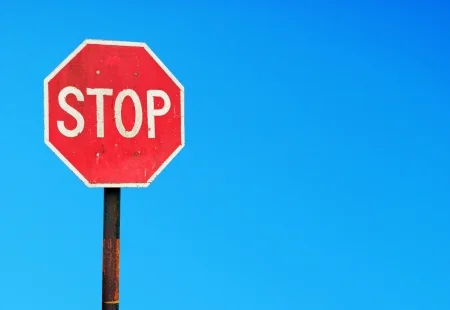
//> input picture ImageProcessing/VisionApp/KCCImageNet/stop_img.png, 450 x 310 px
$ ./17.ISP_Contours   (built with g++ and OpenCV 4)
//> lines starting //> are read from the running program, lines starting //| are printed output that depends on the picture; after the words box and inside, x2 and y2 are one past the last pixel; in counts of white or black regions, pixels touching at a corner belong together
#pragma once

#include "ISP.h"

int main()
{
	std::string fileName = "../KCCImageNet/stop_img.png";
	cv::Mat src_color = cv::imread(fileName, cv::ImreadModes::IMREAD_ANYCOLOR);
//> src_color is the input picture: 310 rows x 450 cols, CV_8UC3; mean B, G, R 224.5, 156.7, 48.3

	cv::Mat src_hsv;
	cvtColor(src_color, src_hsv, COLOR_BGR2HSV);
//> src_hsv: 310 rows x 450 cols, CV_8UC3; mean H, S, V 103.2, 221.4, 241.4

	cv::Mat src_hsv_bin, src_hsv_bin_Red_1, src_hsv_bin_Red_2;
	// Detect the object based on HSV Range Values
	inRange(src_hsv, Scalar(160, 180, 0), Scalar(180, 255, 255), src_hsv_bin_Red_1);
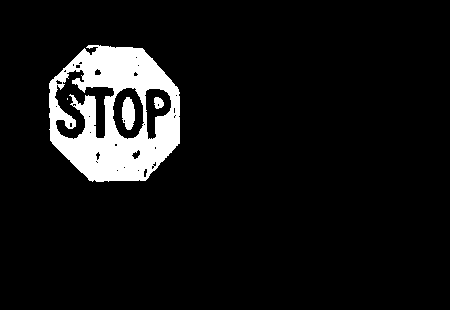
//> src_hsv_bin_Red_1: 310 rows x 450 cols, CV_8UC1; 7.9% white; 4 white regions (1 under 20 px), largest, box (x1, y1, x2, y2) and area: (49, 45, 180, 182) 10551, (122, 97, 135, 130) 331, (154, 97, 164, 109) 91
	inRange(src_hsv, Scalar(0, 180, 0), Scalar(10, 255, 255), src_hsv_bin_Red_2);
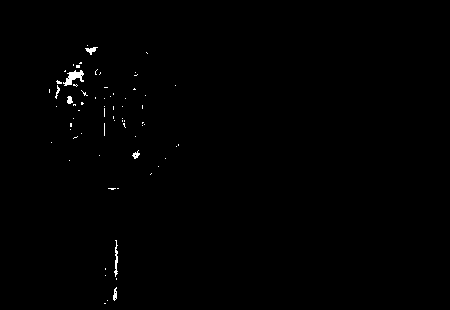
//> src_hsv_bin_Red_2: 310 rows x 450 cols, CV_8UC1; 0.45% white; 70 white regions (63 under 20 px), largest, box (x1, y1, x2, y2) and area: (63, 70, 84, 86) 163, (114, 240, 118, 277) 74, (85, 47, 98, 55) 50
	src_hsv_bin = src_hsv_bin_Red_1 + src_hsv_bin_Red_2;
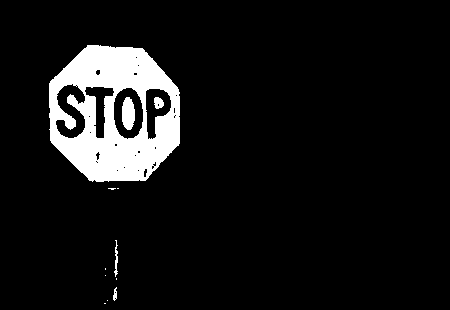
//> src_hsv_bin: 310 rows x 450 cols, CV_8UC1; 8.3% white; 12 white regions (7 under 20 px)

    RNG rng(12345);
    vector<vector<Point>> contours; //각 꼭지점 갯수 벡터배열에 저장
    vector<Vec4i> hierarchy;
    findContours(src_hsv_bin, contours, hierarchy, RETR_TREE, CHAIN_APPROX_SIMPLE);
//> contours = 43 contours, 31 with area under 20; largest, box (x1, y1, x2, y2) and area: (49, 45, 180, 182) 14390, (113, 87, 144, 140) 1249, (55, 83, 86, 139) 992, (145, 88, 172, 140) 844, (84, 86, 115, 139) 656
    Mat drawing = src_color.clone(); // Mat::zeros(src_color.size(), CV_3.8UC3);
    for (size_t i = 0; i < contours.size(); i++) //꼭지점 사이즈만큼 i 반복
    {
        Scalar color = Scalar(rng.uniform(0, 256), rng.uniform(0, 256), rng.uniform(0, 256));
        drawContours(drawing, contours, (int)i, color, 1, LINE_8, hierarchy, 0);
    }
//> this loop made 43 passes
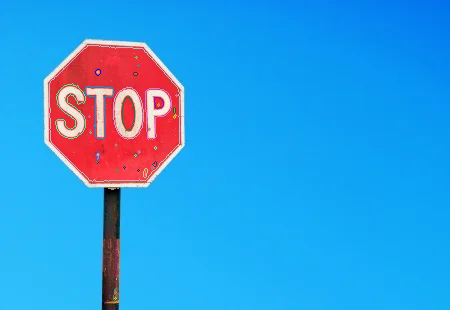
//> drawing: 310 rows x 450 cols, CV_8UC3; 0.99% of pixels changed, all inside (x1, y1, x2, y2) = (49, 45, 180, 304)

	//find max area object
    double max_area = 0; //면적 0부터 시작
    int max_area_index = 0; //면적 0부터 시작
    for (size_t i = 0; i < contours.size(); i++) // contours.size() 사이즈만큼 i번 반복해서
    {
        double area = contourArea(contours[i]); //전체 면적값
        if (max_area < area)
        {
            max_area = area;
            max_area_index = i;
        }
    }
//> this loop made 43 passes
//> (area, max_area) on passes 3, 9, 12: (25, 25), (36.5, 36.5), (14390, 14390)
//> area on passes 15, 22, 32, 33, 35, 36: 27, 25, 844, 77, 1249, 308.5
//> after the loop, max_area = 14390; max_area_index = 11
	drawContours(drawing, contours, (int)max_area_index, CV_RGB(255, 0, 0), CV_FILLED);

	const Point* pts = (const cv::Point*)Mat(contours[max_area_index]).data;
	int npts = Mat(contours[max_area_index]).rows;
//> npts = 111
	cv::polylines(drawing, &pts, &npts, 1, true, Scalar(200, 200, 200));
	cv::fillConvexPoly(drawing, pts, npts, cv::Scalar(0, 255, 200));

	//for (size_t i = 0; i < contours.size(); i++)
	{
		size_t i = max_area_index;
//> i = 11
		double area = contourArea(contours[i]);
//> area = 14390
		RotatedRect rrt = minAreaRect(contours[i]);
//> rrt = centre (114, 113), size (136, 130), angle -90
		double arcLen = arcLength(contours[i], true);
//> arcLen = 457.9

		Point ptTxt = Point(rrt.boundingRect().br().x + 10, rrt.boundingRect().y);
//> ptTxt = Point(190, 45)
		string msg;
		msg = std::format("area = {:.1f}", area);
//> msg = "area = 14390.0"
		putText(drawing, msg, Point(ptTxt.x, ptTxt.y + 30 * 0), FONT_HERSHEY_SIMPLEX, 0.8, CV_RGB(10, 0, 10), 1, 8);
		msg = std::format("x,y = {:.1f}, {:.1f}", rrt.center.x, rrt.center.y);
//> msg = "x,y = 114.0, 113.0"
		putText(drawing, msg, Point(ptTxt.x, ptTxt.y + 30 * 1), FONT_HERSHEY_SIMPLEX, 0.8, CV_RGB(10, 0, 10), 1, 8);
		msg = std::format("length = {:.1f}", arcLen);
//> msg = "length = 457.9"
		putText(drawing, msg, Point(ptTxt.x, ptTxt.y + 30 * 2), FONT_HERSHEY_SIMPLEX, 0.8, CV_RGB(10, 0, 10), 1, 8);
		cv::rectangle(drawing, rrt.boundingRect2f().tl(), rrt.boundingRect2f().br(), CV_RGB(0, 0, 255));
		cv::drawMarker(drawing, rrt.center, CV_RGB(255, 0, 0));
//> drawing: 310 rows x 450 cols, CV_8UC3; mean B, G, R 214.4, 173.5, 44.4
		cv::ellipse(drawing, rrt, CV_RGB(10, 255, 10));

		int radius = std::min(rrt.boundingRect().width, rrt.boundingRect().height);
//> radius = 131
		radius /= 2;
//> radius = 65
		cv::circle(drawing, rrt.center, radius, CV_RGB(10, 50, 255));

		msg = std::format("radius = {:d}", radius);
//> msg = "radius = 65"
		putText(drawing, msg, Point(ptTxt.x, ptTxt.y + 30 * 3), FONT_HERSHEY_SIMPLEX, 0.8, CV_RGB(10, 0, 10), 1, 8);

		//avg_brightness - c code
		uchar* pData = src_color.data;
		uchar* pDataMask = src_hsv_bin.data;
		//only red channel
		int sum_red = 0;
		int sum_red_count = 0;
		for (size_t row = 0; row < src_color.rows; row++)
		{
			for (size_t col = 0; col < src_color.cols; col++)
			{
				int index = row * src_color.cols + col;
				int index_bgr = index * 3;
				int red = pData[index_bgr + 2];
				int mask = pDataMask[index];
				if (red > 0 && mask == 255)
				{
					sum_red += red;
					sum_red_count++;
				}
			}
		}
//> this loop made 310 passes
//> (sum_red, sum_red_count) on passes 1 to 3: (0, 0), (0, 0), (0, 0)
//> after the loop, sum_red = 2676873; sum_red_count = 11609
		float avg_brightness_red = sum_red / sum_red_count;
//> avg_brightness_red = 230
		msg = std::format("avg_red = {:.1f}", avg_brightness_red);
//> msg = "avg_red = 230.0"
		putText(drawing, msg, Point(ptTxt.x, ptTxt.y + 30 * 4), FONT_HERSHEY_SIMPLEX, 0.8, CV_RGB(10, 0, 10), 1, 8);
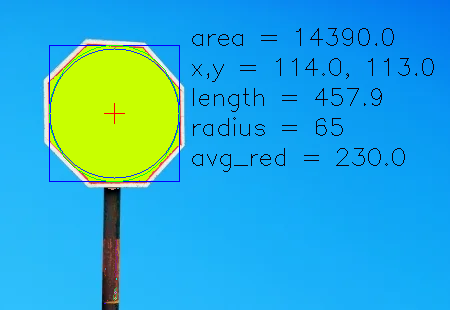
//> drawing: 310 rows x 450 cols, CV_8UC3; mean B, G, R 213.7, 172.3, 43.5

		const int ptSz = 4;
		Point2f pt[ptSz];
		rrt.points(pt);
//> pt = 4 Points (x, y): [179, 181], [49, 181], [49, 45], [179, 45]
		for (size_t i = 0; i < ptSz; i++)
		{
			cv::line(drawing, pt[i % ptSz], pt[(i + 1) % ptSz], CV_RGB(255, 0, 255), 1);
		}
//> this loop made 4 passes
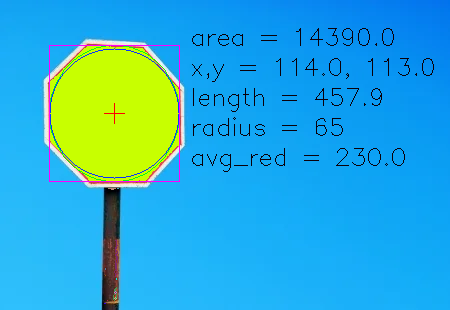
//> drawing: 310 rows x 450 cols, CV_8UC3; 0.38% of pixels changed, all inside (x1, y1, x2, y2) = (49, 45, 180, 182)
	}

	return 1;
}
